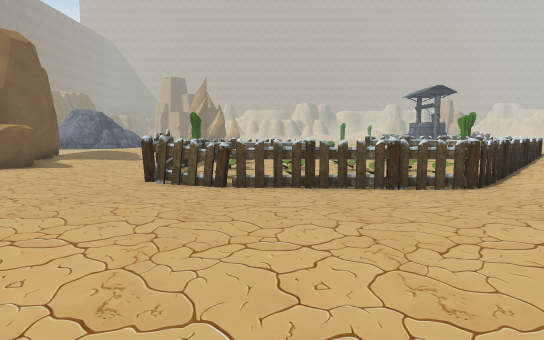
view 1 (above)

21 first-person views from a walk through a scene from a Unity 3-D project. The camera is 1.2 m above the floor, tilts 6° down and sees 75° across. The floor is counted in squares, 1 m on a side. Each view is taken from the middle of a square. On the plan, view 1 faces up. The plan holds only what a view shows up to about 14 squares ahead; the rest is blank. The place goes on beyond the plan. The player character is not drawn. Some animated figures are not drawn. Some surface patterns are stand-ins.

view 2
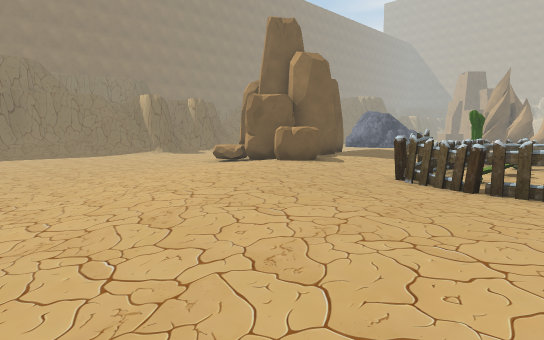

view 3
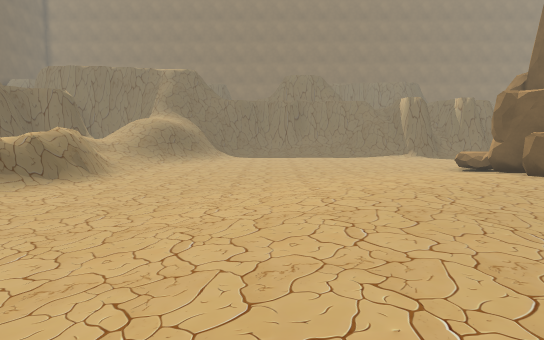

view 4
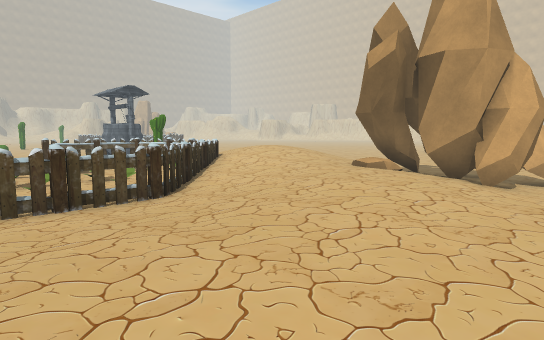

view 5
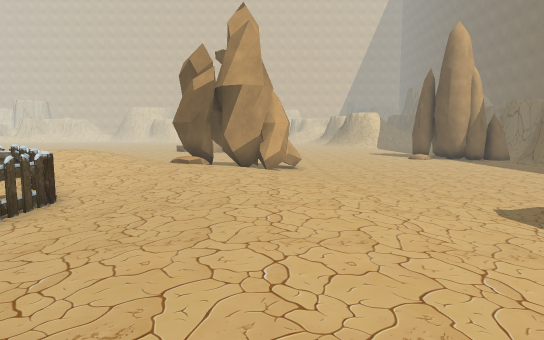

view 6
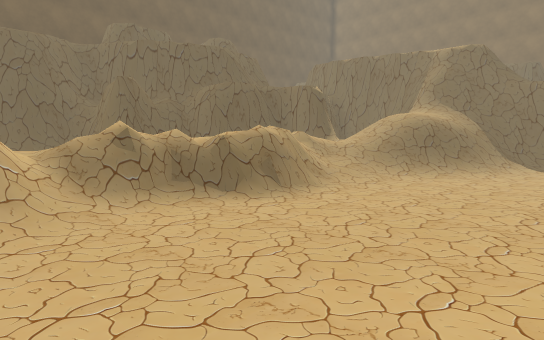

view 7
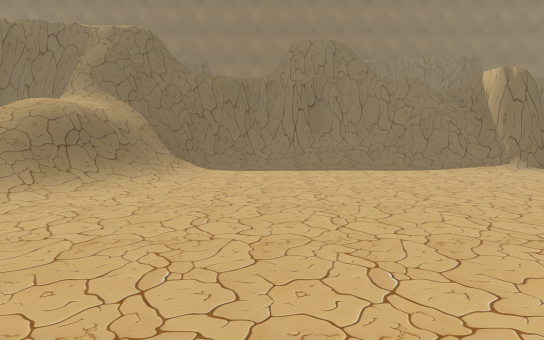

view 8
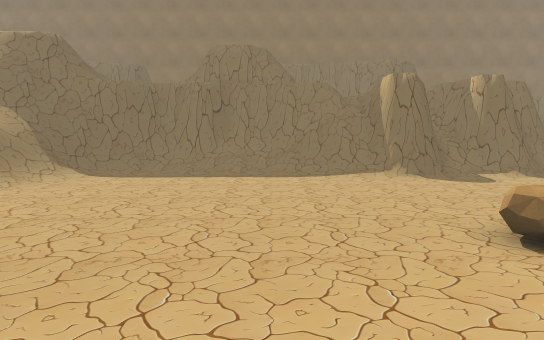

view 9
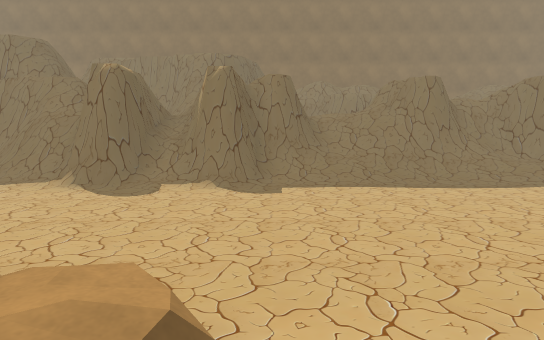

view 10
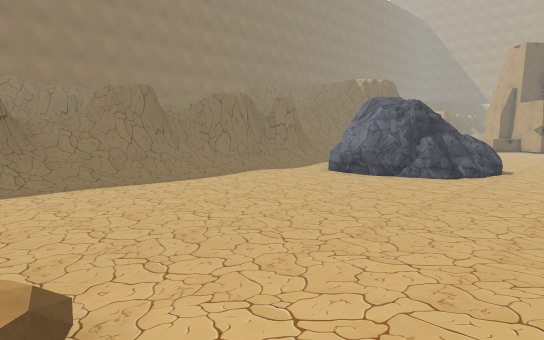

view 11
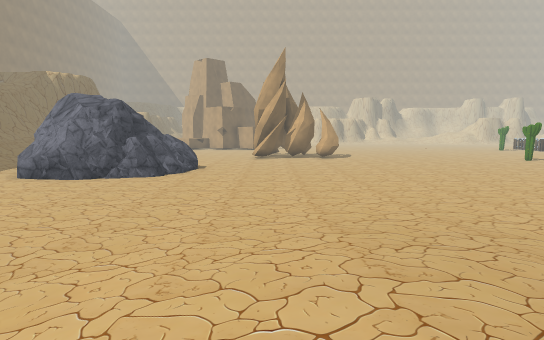

view 12
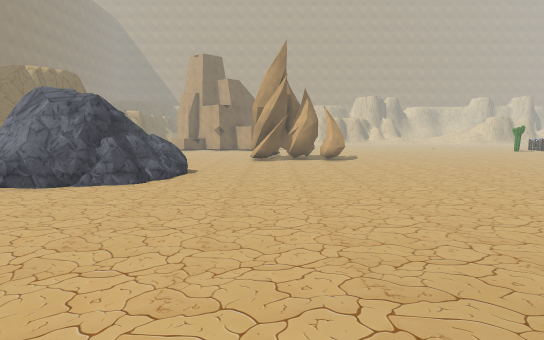

view 13
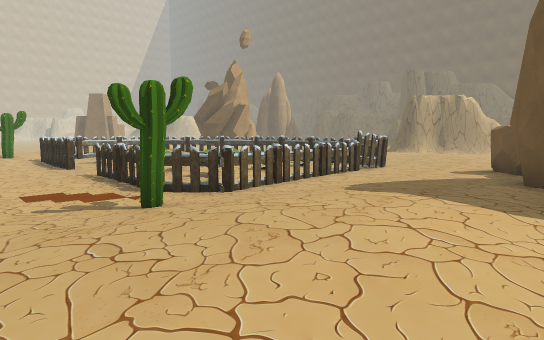

view 14
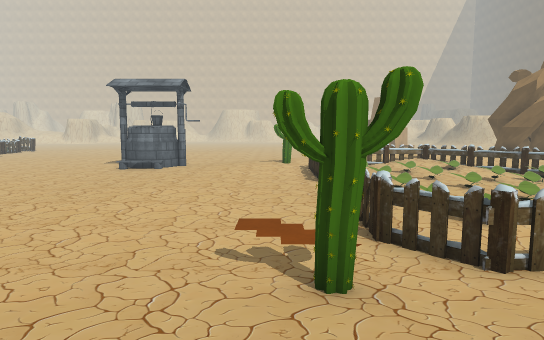

view 15
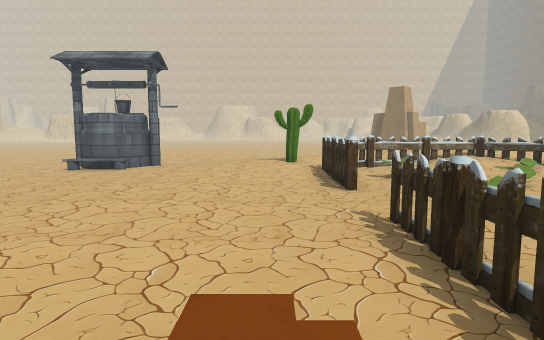

view 16
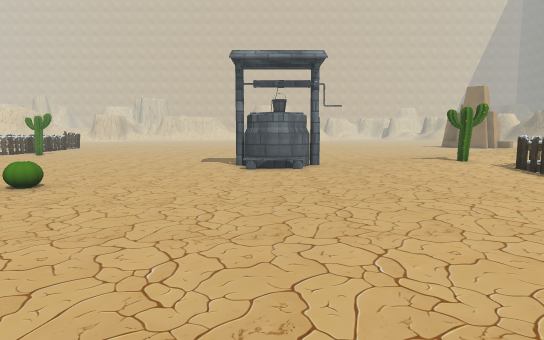

view 17
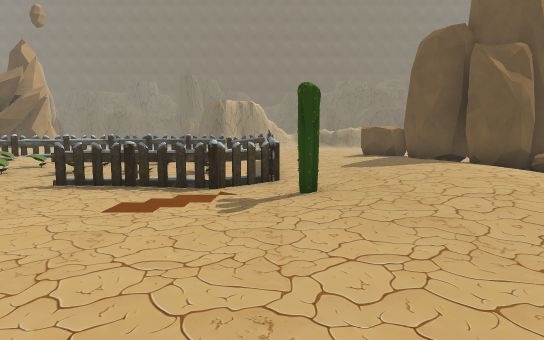

view 18
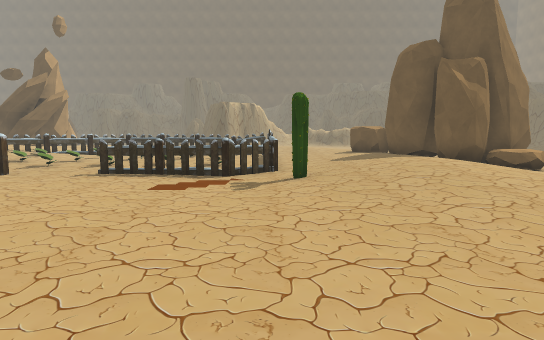

view 19
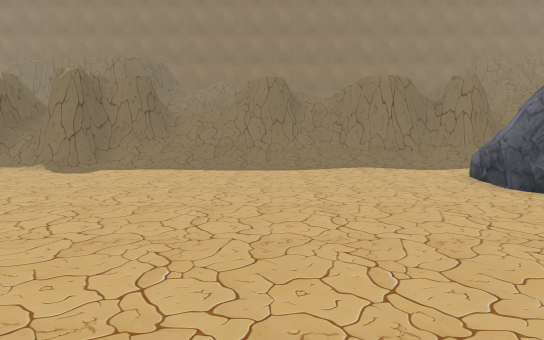

view 20
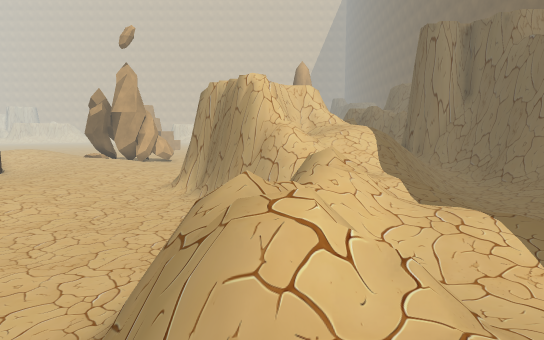

view 21
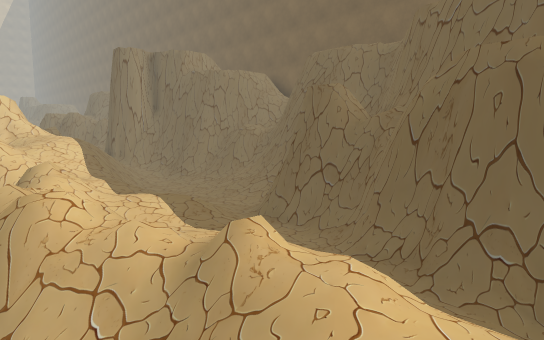

### Floor plan
Key: @ floor where view 1 was taken; # wall or solid block; . main floor; : floor 0.25 m higher than the main floor; + floor 0.5 m higher than the main floor; * floor 0.75 m higher than the main floor; % floor 1 m higher than the main floor; / step, stairs or slope; = window, fence, low wall or low ledge; v drop or lower ground; F fence; R rock; C cactus; W well; O other object.
Columns run from 21 left of view 1 to 11 right of it. Each row starts with its distance up from view 1.
 32           ..                  ...
 31 #      RRR..............   ......
 30 #/     #RR.............. ........
 29 #// R  RRR................C......
 28 =/..RRRRR........................
 27 #/...............................
 26 =//..............................
 25 +//............................WW
 24 ///...........................WWW
 23 //............................WWW
 22 /..............................W.
 21 =/...............................
 20 #/............:::................
 19 //...........::::............:::.
 18 //..........:::::C............C::
 17 #/........../:+::C............C::
 16 #/.........//++:/..FFFFF.FFFFF.::
 15 v#=.......RRR++:/.F.////././.FF::
 14 v#=.......RRR::::.F./:/././...F//
 13 ==/..... RRRRR:::.F./:////././F/
 12 ##/.....   RRR:::.F./:/.....:/F/
 11 ###..... RRR R:::.F.O//.//../F/**
 10 ###......RR RRR::.F.........F+/**
  9 #=/......R.RRRR::.F.O     /F:/++/
  8 #=/..........::::.FFFFFFFFF./:++/
  7 =/...........:::::.........:::+R:
  6 //...........::::::.......:::++RR
  5 //............::::::::::::::++:RR
  4 //............:::::::::::::::::RR
  3 /..............::::::::::::::::RR
  2 /................:::::::::::::..R
  1 =.......................:::......
  0 #/...................@...........
 -1 #=///............................
 -2 ##=v=//..............## .........
 -3 #=//==//...........###   ........
 -4 ##////////==#=..//####     ......
 -5 ##/ //////=====v/==####     .....
 -6 #v    ///////////=///=#      ....
 -7 #v    /// ////////////=        ..
 -8 #v     //  //% ///////
 -9        ##/./// // /==/
-10         ###/.//   ///=/
-11          #####/......//
-12              #////..../

Positions as (right, up) in squares from view 1, and headings:
1: (0, 0), facing up
2: (1, 0), facing up-left
3: (2, 2), facing left
4: (1, 1), facing up-right
5: (-3, 3), facing right
6: (-3, 2), facing down-left
7: (-7, 2), facing left
8: (-7, 6), facing left
9: (-9, 16), facing left
10: (-8, 15), facing up-left
11: (-8, 15), facing up
12: (-8, 17), facing up
13: (-9, 20), facing down-right
14: (-7, 18), facing right
15: (-3, 18), facing right
16: (-3, 24), facing right
17: (-3, 24), facing down
18: (-3, 26), facing down
19: (-7, 22), facing left
20: (-12, -5), facing right
21: (-15, -4), facing down-right
